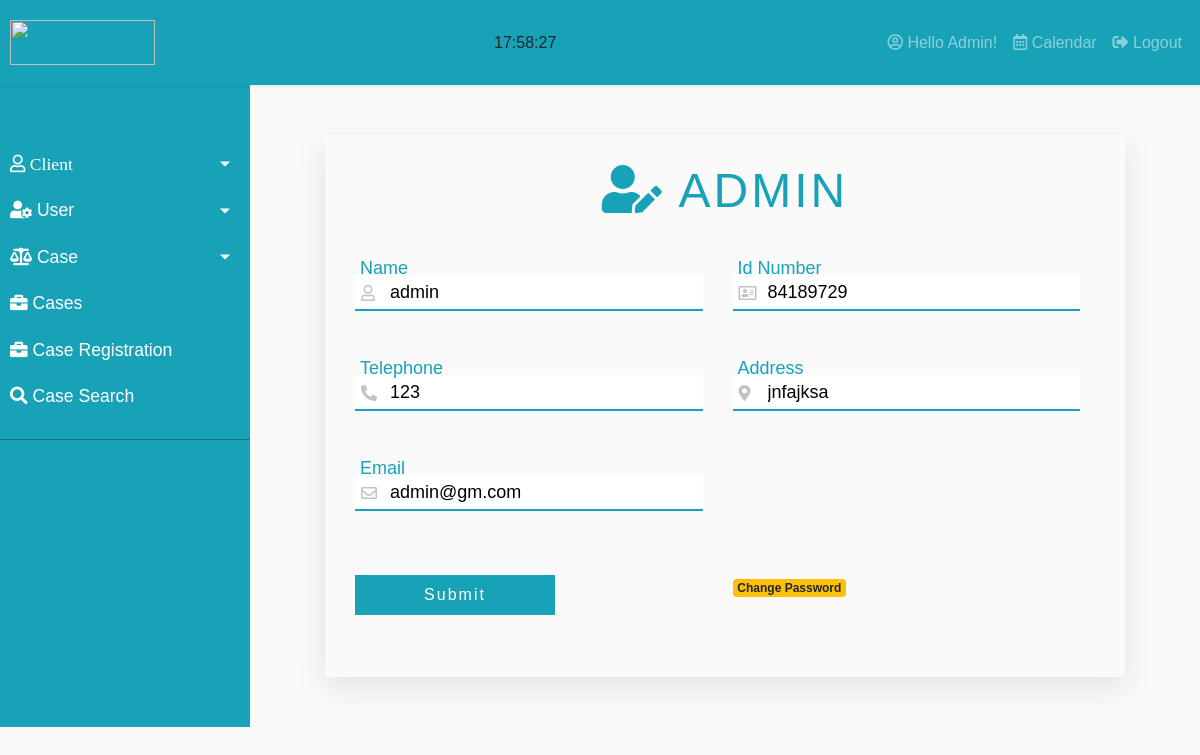
The page /includes/pages/userProfile.php?userId=2 (signed in) on the database its author committed.
### tables this page shows
CREATE TABLE `userdetails` (
  `user_id` int(11) NOT NULL,
  `user_NIC` varchar(13) NOT NULL,
  `user_name` text NOT NULL,
  `user_email` text NOT NULL,
  `user_address` varchar(500) NOT NULL,
  `user_password` text NOT NULL,
  `user_tel` int(13) NOT NULL,
  `user_type` text NOT NULL,
  `last_login` datetime NOT NULL DEFAULT current_timestamp(),
  `date_created` datetime NOT NULL DEFAULT current_timestamp()
);

### includes/pages/userProfile.php (the view, shortened to what this page needs)
<?php require('../connection.php');
$func = new functions();
if ($_SESSION['usertype'] == 'ADMIN') {
    $query_pagination = "SELECT COUNT(user_id) AS total_rows FROM userdetails";
    $result_pagination = mysqli_query($connection, $query_pagination);
    $func->verify_query($result_pagination);
    $rows = mysqli_fetch_assoc($result_pagination);
    $total_rows = $rows['total_rows'];
    $rows_per_page = 10;
    if (isset($_GET['pageNo'])) {
        $page_no = $_GET['pageNo'];
    } else {
        $page_no = 1;
    }
    if ($total_rows <= 10) {
        $start = 0;
    } else {
        $start = ($page_no - 1) * $rows_per_page;
        $rows_per_page = 10;
    }
    $query = "SELECT * FROM userdetails WHERE user_type='USER' LIMIT {$start}, {$rows_per_page} ";
    $result = mysqli_query($connection, $query);
    $func->verify_query($result);
    $user_list = '';
    while ($user = mysqli_fetch_assoc($result)) {
        $user_list .= "<tr>";
        $user_list .= "<td>{$user['user_id']}</td>";
        $user_list .= "<td>{$user['user_NIC']}</td>";
        $user_list .= "<td>{$user['user_name']}</td>";
        $user_list .= "<td><a href=\"userProfile.php?userId={$user['user_id']}\" class=\"badge badge-warning\"><i class=\"fas fa-edit\"></i> Edit</li></a></td>";
        $user_list .= "<td><a href=\"_php/_userProfile.php?delete={$user['user_id']}\" class=\"badge badge-danger\"><i class=\"far fa-trash-alt\"> Delete</i></a></td>";
        $user_list .= "</tr>";
    }
} else {
    $value = 'user is in';
}
?>
<!DOCTYPE html>
<html lang="en">
<body onload="startTime()">
    <?php
    if (!isset($_GET['userId'])) {
        if ($_SESSION['usertype'] == 'ADMIN') {
            echo '<div id="content">
                                <div class="container-fluid">';
            if (!empty($_SESSION['errors'])) {
                $func->display_errors($_SESSION['errors'], 'errors');
            } elseif (isset($_GET['create'])) {
                echo '<div class="alert alert-success" >User Updated. </div>';
            } elseif (isset($_GET['delete'])) {
                echo '<div class="alert alert-success" >User Deleted. </div>';
            }
            echo '<hr>
                <div class="row-fluid">
                    <div class="span12">
                        <h1>User Profiles</h1>
                        <table class="table table-gray-dark table-striped">
                            <tr>
                                <th>User ID</th>
                                <th>User NIC</th>
                                <th>User Name</th>
                                <th>Modify User</th>
                                <th>Delete</th>
                            </tr>'
                            . $user_list .
                        '</table>';
            echo "
                <nav aria-label=\"Page navigation example\">
                    <ul class=\"pagination justify-content-center\">
                        <li class=\"page-item\">";
            $last_page_no = ceil($total_rows / $rows_per_page);
            if ($page_no <= 1) {
                $previous = "<li class=\"page-item\">
                                <a class=\"page-link\">Previous</a>
                            </li>";
            } else {
                $previous_page_no = $page_no - 1;
                $previous = "<li class=\"page-item\">
                                <a class=\"page-link\" href=\"userProfile.php?pageNo={$previous_page_no}\">Previous</a>
                            </li>";
            }
            if ($page_no >= $last_page_no) {
                $next = "<li class=\"page-item\">
                            <a class=\"page-link\">Next</a>
                        </li>";
            } else {
                $next_page_no = $page_no + 1;
                $next = "<li class=\"page-item\">
                            <a class=\"page-link\" href=\"userProfile.php?pageNo={$next_page_no}\">Next</a>
                        </li>";
            }
            echo $previous;
            for ($i = 1; $i <= $last_page_no; $i++) {
                $number = "<li class=\"page-item\"><a class=\"page-link\" href=\"userProfile.php?pageNo={$i}\">" . $i . "</a></li>";
                echo $number;
            }
            echo $next . '
                                                </ul>
                                            </nav>
                                        </div>
                                     </div>
                                </div>
                        ';
        } elseif ($_SESSION['usertype'] == 'USER' || isset($_GET['userId'])) {
            if (isset($_GET['userId'])) {
                $userid = $_GET['userId'];
            } else {
                $userid = $_SESSION['dbId'];
            }
            $query_user = "SELECT * FROM userdetails WHERE user_id = '{$userid}' LIMIT 1";
            $result_user = mysqli_query($connection, $query_user);
            $func->verify_query($result_user);
            $data = mysqli_fetch_assoc($result_user);
            $name = $data['user_name'];
            $email = $data['user_email'];
            $nic = $data['user_NIC'];
            $address = $data['user_address'];
            $tel = $data['user_tel'];
            echo '
            <section class="get-in-touch">
                <h1 class="title"><i class="fas fa-user-edit"></i> '. $name .'</h1>
            <form action="_php/_userProfile.php" method="post">';
            if (!empty($_SESSION['errors'])) {
                $func->display_errors($_SESSION['errors'], 'errors');
            } elseif (isset($_GET['create'])) {
                echo '<div class="alert alert-success" id="alert-msg" >User Registered. </div>';
            }
            echo "
                <div class=\"container-fluid\">
                            <div class=\"contact-form row\">
                                <div class=\"form-field col-lg-6\">
                                    <input id=\"name\" class=\"input-text\" type=\"text\" name=\"name\" value = \"" . $name . "\">
                                    <label for=\"\" class=\"label\"> Name</label>
                                    <i class=\"far fa-user\"></i>
                                    <input type=\"hidden\" name=\"h_id\" value=\"" . $userid . "\">
                                </div>
                                <div class=\"form-field col-lg-6\">
                                    <input id=\"idno\" class=\"input-text\" type=\"text\" name=\"idno\" value = \"" . $nic . "\">
                                    <label for=\"idno\" class=\"label\">Id Number</label>
                                    <i class=\"far fa-address-card\"></i>
                                </div>
                                <div class=\"form-field col-lg-6\">
                                    <input id=\"phone\" class=\"input-text\" type=\"text\" name=\"phone\" value = \"" . $tel . "\">
                                    <label for=\"phone\" class=\"label\"> Telephone</label>
                                    <i class=\"fas fa-phone-alt\"></i>
                                </div>
                                <div class=\"form-field col-lg-6\">
                                    <input id=\"Address\" class=\"input-text\" type=\"text\" name=\"address\" value = \"" . $address . "\">
                                    <label for=\"Address\" class=\"label\"> Address</label>
                                    <i class=\"fas fa-map-marker-alt\"></i>
                                </div>
                                <div class=\"form-field col-lg-6\">
                                    <input id=\"Address\" class=\"input-text\" type=\"text\" name=\"email\" value = \"" . $email . "\">
                                    <label for=\"Address\" class=\"label\"> Email</label>
                                    <i class=\"far fa-envelope\"></i>
                                </div>
                            </div>
                            <div class=\" contact-form row\">
                                <div class=\"form-field col-lg-6\">
                                    <input type=\"submit\" name=\"submit\" value=\"Submit\" class=\"Submit-btn\">
                                </div>
                                <div class=\"form-field col-lg-6\">
                                    <a href=\"changePassword.php?userId={$userid}\" class=\"badge badge-warning\"> Change Password </a>
                                </div>
                            </div>
                        </div>
                    </form>
                </section>";
        }
    } else {
        if ($_SESSION['usertype'] == 'USER' || isset($_GET['userId'])) {
            if (isset($_GET['userId'])) {
                $userid = $_GET['userId'];
            } else {
                $userid = $_SESSION['dbId'];
            }
            $query_user = "SELECT * FROM userdetails WHERE user_id = '{$userid}' LIMIT 1";
            $result_user = mysqli_query($connection, $query_user);
            $data = mysqli_fetch_assoc($result_user);
            $name = $data['user_name'];
            $email = $data['user_email'];
            $nic = $data['user_NIC'];
            $address = $data['user_address'];
            $tel = $data['user_tel'];
            echo '
            <section class="get-in-touch">
                <h1 class="title"><i class="fas fa-user-edit"></i> '. $name .'</h1>
            <form action="_php/_userProfile.php" method="post">';
            echo "
                <div class=\"container-fluid\">
                            <div class=\"contact-form row\">
                                <div class=\"form-field col-lg-6\">
                                    <input id=\"name\" class=\"input-text\" type=\"text\" name=\"name\" value=\"" . $name . "\">
                                    <label for=\"\" class=\"label\"> Name</label>
                                    <input type=\"hidden\" name=\"h_id\" value=\"" . $userid . "\">
                                    <i class=\"far fa-user\"></i>
                                    </div>
                                <div class=\"form-field col-lg-6\">
                                    <input id=\"idNo\" class=\"input-text\" type=\"text\" name=\"idno\" value=\"" . $nic . "\">
                                    <label for=\"idNo\" class=\"label\">Id Number</label>
                                    <i class=\"far fa-address-card\"></i>
                                </div>
                                <div class=\"form-field col-lg-6\">
                                    <input id=\"Telephone\" class=\"input-text\" type=\"text\" name=\"phone\" value=\"" . $tel . "\">
                                    <label for=\"Telephone\" class=\"label\"> Telephone</label>
                                    <i class=\"fas fa-phone-alt\"></i>
                                </div>
                                <div class=\"form-field col-lg-6\">
                                    <input id=\"address\" class=\"input-text\" type=\"text\" name=\"address\" value=\"" . $address . "\">
                                    <label for=\"address\" class=\"label\"> Address</label>
                                    <i class=\"fas fa-map-marker-alt\"></i>
                                </div>
                                <div class=\"form-field col-lg-6\">
                                    <input id=\"email\" class=\"input-text\" type=\"text\" name=\"email\" value=\"" . $email . "\">
                                    <label for=\"email\" class=\"label\"> Email</label>
                                    <i class=\"far fa-envelope\"></i>
                                </div>
                            </div>
                            <div class=\" contact-form row\">
                                <div class=\"form-field col-lg-6\">
                                    <input type=\"submit\" name=\"submit\" value=\"Submit\" class=\"Submit-btn\">
                                </div>
                                <div class=\"form-field col-lg-6\">
                                    <a href=\"changePassword.php?userId={$userid}\" class=\"badge badge-warning\"> Change Password </a>
                                </div>
                            </div>
                        </div>
                    </form>
                </section>";
        }
    }
    ?>
</body>
</html>

### css/sidebar.css (style rules this page uses)
body { font-family: 'Poppins', sans-serif; background: #fafafa }
a, a:hover, a:focus { color: inherit; text-decoration: none; transition: all 0.3s; }

### css/forms.css (style rules this page uses)
.get-in-touch { max-width: 800px; margin:50px auto; position: relative; box-shadow: 0 10px 30px 0px rgba(0,0,0,0.1); padding: 30px; }
.get-in-touch .title { text-transform: uppercase; text-align: center; letter-spacing: 3px; font-size: 3em; line-height: 48px; padding-bottom: 20px; color: #5543ca; background-color: #17a2b8; -webkit-background-clip:text; -webkit-text-fill-color:transparent; }
.contact-form .form-field { position:relative; margin: 32px 0; }
.contact-form .input-text { display: block; width: 100%; height: 36px; border-width: 0 0 2px 0; border-color: #17a2b8; font-size: 18px; line-height: 26px; font-weight: 400; padding-left: 35px; }
.contact-form .label { position:absolute; left: 20px; bottom: 22px; font-size: 18px; line-height: 26px; font-weight: 400; color: #17a2b8; cursor: text; }
.contact-form .Submit-btn { display: inline-block; background-color: #17a2b8; color: #fff; letter-spacing: 2px; font-size: 16px; padding: 8px 16px; border: none; width: 200px; cursor: pointer; }
.contact-form i { position: absolute; top: 10px; left: 21px; color: rgb(194, 194, 194); }

### rows shown on the page
userdetails: user_name "ADMIN", name "admin", idno "84189729", phone "123", address "jnfajksa", email "admin@gm.com"

### other values the page prints
$_SESSION['dbName'] "Admin"
